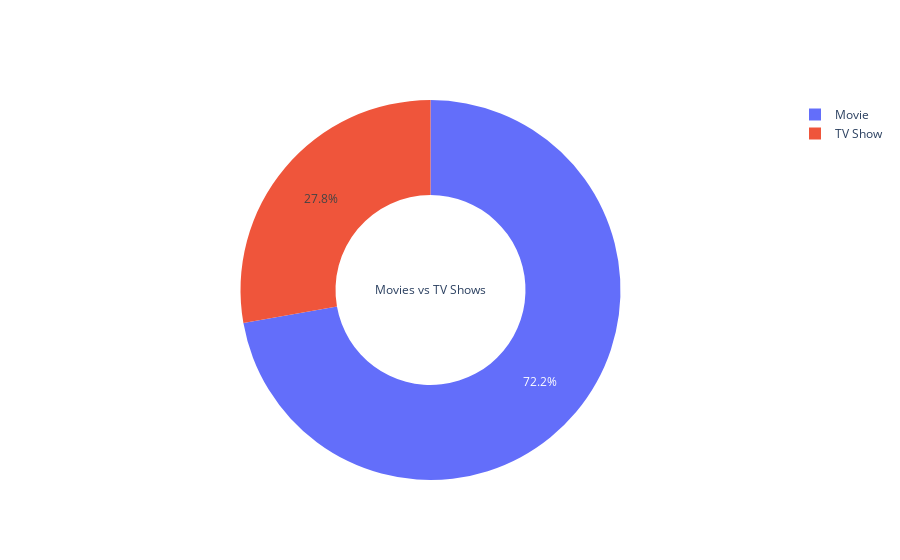

Notebook code for this chart:
### Code cell
go.Figure(data=[go.Pie(labels=df_final.type.value_counts(normalize=True).index, 
                       values=df_final.type.value_counts(normalize=True).values, 
                       hole=.5, title="Movies vs TV Shows")])

### Figure 1 — Plotly figure (JSON) as saved in the notebook; plotly's stock layout.template omitted (floating-point values rounded to 4 significant figures)
{"data": [{"hole": 0.5, "labels": ["Movie", "TV Show"], "title": {"text": "Movies vs TV Shows"}, "type": "pie", "values": [0.7221, 0.2779]}], "layout": {}}
